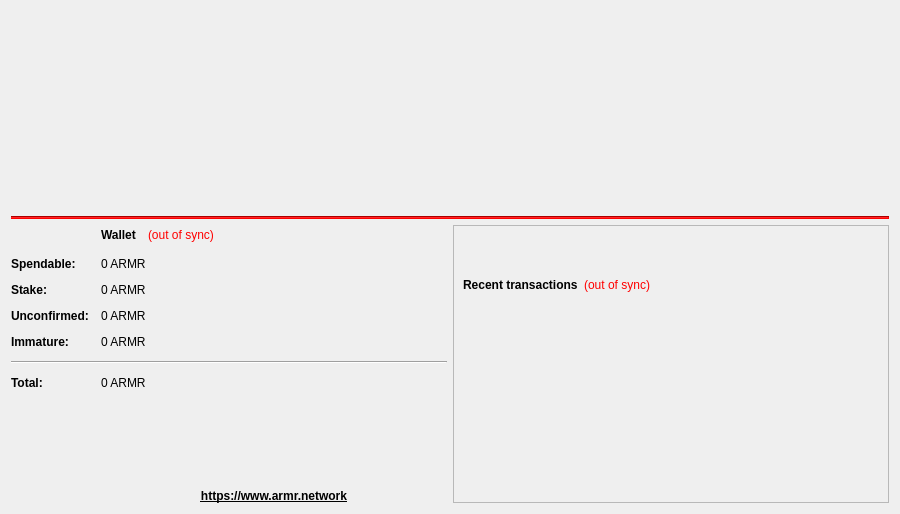
<?xml version="1.0" encoding="UTF-8"?>
<ui version="4.0">
 <class>OverviewPage</class>
 <widget class="QWidget" name="OverviewPage">
  <property name="geometry">
   <rect>
    <x>0</x>
    <y>0</y>
    <width>900</width>
    <height>514</height>
   </rect>
  </property>
  <property name="minimumSize">
   <size>
    <width>900</width>
    <height>514</height>
   </size>
  </property>
  <property name="windowTitle">
   <string>Form</string>
  </property>
  <property name="styleSheet">
   <string notr="true"/>
  </property>
  <layout class="QVBoxLayout" name="verticalLayout_6" stretch="0,0,0">
   <item>
    <layout class="QVBoxLayout" name="verticalLayout_3">
     <item>
      <widget class="QLabel" name="wallet_logo_lbl">
       <property name="frameShape">
        <enum>QFrame::NoFrame</enum>
       </property>
       <property name="lineWidth">
        <number>1</number>
       </property>
       <property name="text">
        <string/>
       </property>
       <property name="scaledContents">
        <bool>false</bool>
       </property>
       <property name="alignment">
        <set>Qt::AlignCenter</set>
       </property>
       <property name="indent">
        <number>0</number>
       </property>
      </widget>
     </item>
     <item>
      <spacer name="verticalSpacer_5">
       <property name="orientation">
        <enum>Qt::Vertical</enum>
       </property>
       <property name="sizeHint" stdset="0">
        <size>
         <width>20</width>
         <height>40</height>
        </size>
       </property>
      </spacer>
     </item>
     <item>
      <layout class="QGridLayout" name="gridLayout_2">
       <item row="2" column="2">
        <widget class="QLabel" name="label_7">
         <property name="text">
          <string/>
         </property>
        </widget>
       </item>
       <item row="2" column="1">
        <widget class="QLabel" name="label_8">
         <property name="text">
          <string/>
         </property>
        </widget>
       </item>
       <item row="2" column="0">
        <widget class="QLabel" name="label_9">
         <property name="text">
          <string/>
         </property>
        </widget>
       </item>
       <item row="1" column="0">
        <widget class="QLabel" name="label_10">
         <property name="text">
          <string/>
         </property>
        </widget>
       </item>
       <item row="3" column="0">
        <widget class="QLabel" name="label_12">
         <property name="text">
          <string/>
         </property>
        </widget>
       </item>
       <item row="0" column="0">
        <widget class="QLabel" name="label_11">
         <property name="text">
          <string/>
         </property>
        </widget>
       </item>
       <item row="0" column="3">
        <widget class="QLabel" name="label_13">
         <property name="text">
          <string/>
         </property>
        </widget>
       </item>
      </layout>
     </item>
    </layout>
   </item>
   <item>
    <widget class="Line" name="line_2">
     <property name="minimumSize">
      <size>
       <width>0</width>
       <height>0</height>
      </size>
     </property>
     <property name="styleSheet">
      <string notr="true">background-color: rgb(255, 0, 0);</string>
     </property>
     <property name="orientation">
      <enum>Qt::Horizontal</enum>
     </property>
    </widget>
   </item>
   <item>
    <layout class="QHBoxLayout" name="horizontalLayout">
     <item>
      <layout class="QGridLayout" name="gridLayout">
       <property name="spacing">
        <number>12</number>
       </property>
       <item row="8" column="1">
        <spacer name="verticalSpacer_2">
         <property name="orientation">
          <enum>Qt::Vertical</enum>
         </property>
         <property name="sizeHint" stdset="0">
          <size>
           <width>20</width>
           <height>40</height>
          </size>
         </property>
        </spacer>
       </item>
       <item row="2" column="0">
        <widget class="QLabel" name="label">
         <property name="font">
          <font>
           <weight>75</weight>
           <bold>true</bold>
          </font>
         </property>
         <property name="text">
          <string>Spendable:</string>
         </property>
        </widget>
       </item>
       <item row="2" column="1">
        <widget class="QLabel" name="labelBalance">
         <property name="font">
          <font>
           <weight>50</weight>
           <bold>false</bold>
          </font>
         </property>
         <property name="cursor">
          <cursorShape>IBeamCursor</cursorShape>
         </property>
         <property name="toolTip">
          <string>Your current spendable balance</string>
         </property>
         <property name="text">
          <string notr="true">0 ARMR</string>
         </property>
         <property name="textInteractionFlags">
          <set>Qt::LinksAccessibleByMouse|Qt::TextSelectableByKeyboard|Qt::TextSelectableByMouse</set>
         </property>
        </widget>
       </item>
       <item row="3" column="0">
        <widget class="QLabel" name="label_6">
         <property name="font">
          <font>
           <weight>75</weight>
           <bold>true</bold>
          </font>
         </property>
         <property name="text">
          <string>Stake:</string>
         </property>
        </widget>
       </item>
       <item row="3" column="1">
        <widget class="QLabel" name="labelStake">
         <property name="font">
          <font>
           <weight>50</weight>
           <bold>false</bold>
          </font>
         </property>
         <property name="cursor">
          <cursorShape>IBeamCursor</cursorShape>
         </property>
         <property name="toolTip">
          <string>Total of coins that was staked, and do not yet count toward the current balance</string>
         </property>
         <property name="text">
          <string notr="true">0 ARMR</string>
         </property>
         <property name="textInteractionFlags">
          <set>Qt::LinksAccessibleByMouse|Qt::TextSelectableByKeyboard|Qt::TextSelectableByMouse</set>
         </property>
        </widget>
       </item>
       <item row="4" column="0">
        <widget class="QLabel" name="label_3">
         <property name="font">
          <font>
           <weight>75</weight>
           <bold>true</bold>
          </font>
         </property>
         <property name="text">
          <string>Unconfirmed:</string>
         </property>
        </widget>
       </item>
       <item row="4" column="1">
        <widget class="QLabel" name="labelUnconfirmed">
         <property name="font">
          <font>
           <weight>50</weight>
           <bold>false</bold>
          </font>
         </property>
         <property name="cursor">
          <cursorShape>IBeamCursor</cursorShape>
         </property>
         <property name="toolTip">
          <string>Total of transactions that have yet to be confirmed, and do not yet count toward the current balance</string>
         </property>
         <property name="text">
          <string notr="true">0 ARMR</string>
         </property>
         <property name="textInteractionFlags">
          <set>Qt::LinksAccessibleByMouse|Qt::TextSelectableByKeyboard|Qt::TextSelectableByMouse</set>
         </property>
        </widget>
       </item>
       <item row="5" column="0">
        <widget class="QLabel" name="labelImmatureText">
         <property name="font">
          <font>
           <weight>75</weight>
           <bold>true</bold>
          </font>
         </property>
         <property name="text">
          <string>Immature:</string>
         </property>
        </widget>
       </item>
       <item row="5" column="1">
        <widget class="QLabel" name="labelImmature">
         <property name="font">
          <font>
           <weight>50</weight>
           <bold>false</bold>
          </font>
         </property>
         <property name="toolTip">
          <string>Staked balance that has not yet matured</string>
         </property>
         <property name="text">
          <string notr="true">0 ARMR</string>
         </property>
         <property name="textInteractionFlags">
          <set>Qt::LinksAccessibleByMouse|Qt::TextSelectableByKeyboard|Qt::TextSelectableByMouse</set>
         </property>
        </widget>
       </item>
       <item row="6" column="0" colspan="2">
        <widget class="Line" name="line">
         <property name="orientation">
          <enum>Qt::Horizontal</enum>
         </property>
        </widget>
       </item>
       <item row="7" column="0">
        <widget class="QLabel" name="labelTotalText">
         <property name="font">
          <font>
           <weight>75</weight>
           <bold>true</bold>
          </font>
         </property>
         <property name="text">
          <string>Total:</string>
         </property>
        </widget>
       </item>
       <item row="7" column="1">
        <widget class="QLabel" name="labelTotal">
         <property name="font">
          <font>
           <weight>50</weight>
           <bold>false</bold>
          </font>
         </property>
         <property name="cursor">
          <cursorShape>IBeamCursor</cursorShape>
         </property>
         <property name="toolTip">
          <string>Your current total balance</string>
         </property>
         <property name="text">
          <string notr="true">0 ARMR</string>
         </property>
         <property name="textInteractionFlags">
          <set>Qt::LinksAccessibleByMouse|Qt::TextSelectableByKeyboard|Qt::TextSelectableByMouse</set>
         </property>
        </widget>
       </item>
       <item row="9" column="1">
        <widget class="QLabel" name="label_2">
         <property name="text">
          <string>&lt;html&gt;&lt;head/&gt;&lt;body&gt;&lt;p&gt;&lt;a href=&quot;https://www.armr.network&quot;&gt;&lt;span style=&quot; font-weight:600; text-decoration: underline; color:#000000;&quot;&gt;https://www.armr.network&lt;/span&gt;&lt;/a&gt;&lt;/p&gt;&lt;/body&gt;&lt;/html&gt;</string>
         </property>
         <property name="alignment">
          <set>Qt::AlignCenter</set>
         </property>
         <property name="openExternalLinks">
          <bool>true</bool>
         </property>
        </widget>
       </item>
       <item row="1" column="1">
        <layout class="QHBoxLayout" name="horizontalLayout_4">
         <item>
          <widget class="QLabel" name="label_5">
           <property name="font">
            <font>
             <weight>75</weight>
             <bold>true</bold>
            </font>
           </property>
           <property name="text">
            <string>Wallet</string>
           </property>
          </widget>
         </item>
         <item>
          <widget class="QLabel" name="labelWalletStatus">
           <property name="toolTip">
            <string>&lt;html&gt;&lt;head/&gt;&lt;body&gt;&lt;p&gt;The displayed information may be out of date. Your wallet automatically synchronizes with the Armr network after a connection is established, but this process has not completed yet.&lt;/p&gt;&lt;/body&gt;&lt;/html&gt;</string>
           </property>
           <property name="styleSheet">
            <string notr="true">QLabel { color: red; }</string>
           </property>
           <property name="text">
            <string notr="true">(out of sync)</string>
           </property>
           <property name="alignment">
            <set>Qt::AlignLeading|Qt::AlignLeft|Qt::AlignVCenter</set>
           </property>
          </widget>
         </item>
         <item>
          <spacer name="horizontalSpacer_2">
           <property name="orientation">
            <enum>Qt::Horizontal</enum>
           </property>
           <property name="sizeHint" stdset="0">
            <size>
             <width>40</width>
             <height>20</height>
            </size>
           </property>
          </spacer>
         </item>
        </layout>
       </item>
      </layout>
     </item>
     <item alignment="Qt::AlignVCenter">
      <widget class="QFrame" name="frame_2">
       <property name="frameShape">
        <enum>QFrame::StyledPanel</enum>
       </property>
       <property name="frameShadow">
        <enum>QFrame::Raised</enum>
       </property>
       <layout class="QVBoxLayout" name="verticalLayout">
        <item>
         <spacer name="verticalSpacer_3">
          <property name="orientation">
           <enum>Qt::Vertical</enum>
          </property>
          <property name="sizeHint" stdset="0">
           <size>
            <width>20</width>
            <height>40</height>
           </size>
          </property>
         </spacer>
        </item>
        <item>
         <layout class="QHBoxLayout" name="horizontalLayout_2">
          <item>
           <widget class="QLabel" name="label_4">
            <property name="font">
             <font>
              <weight>75</weight>
              <bold>true</bold>
             </font>
            </property>
            <property name="text">
             <string>Recent transactions</string>
            </property>
           </widget>
          </item>
          <item>
           <widget class="QLabel" name="labelTransactionsStatus">
            <property name="toolTip">
             <string>&lt;html&gt;&lt;head/&gt;&lt;body&gt;&lt;p&gt;The displayed information may be out of date. Your wallet automatically synchronizes with the Armr network after a connection is established, but this process has not completed yet.&lt;/p&gt;&lt;/body&gt;&lt;/html&gt;</string>
            </property>
            <property name="styleSheet">
             <string notr="true">QLabel { color: red; }</string>
            </property>
            <property name="text">
             <string notr="true">(out of sync)</string>
            </property>
            <property name="alignment">
             <set>Qt::AlignRight|Qt::AlignTrailing|Qt::AlignVCenter</set>
            </property>
           </widget>
          </item>
          <item>
           <spacer name="horizontalSpacer">
            <property name="orientation">
             <enum>Qt::Horizontal</enum>
            </property>
            <property name="sizeHint" stdset="0">
             <size>
              <width>40</width>
              <height>20</height>
             </size>
            </property>
           </spacer>
          </item>
         </layout>
        </item>
        <item>
         <widget class="QListView" name="listTransactions">
          <property name="styleSheet">
           <string notr="true">QListView { background: transparent; }
color: rgb(255, 255, 255);
QToolTip { color: black; }</string>
          </property>
          <property name="frameShape">
           <enum>QFrame::NoFrame</enum>
          </property>
          <property name="verticalScrollBarPolicy">
           <enum>Qt::ScrollBarAlwaysOff</enum>
          </property>
          <property name="horizontalScrollBarPolicy">
           <enum>Qt::ScrollBarAlwaysOff</enum>
          </property>
          <property name="selectionMode">
           <enum>QAbstractItemView::NoSelection</enum>
          </property>
         </widget>
        </item>
       </layout>
      </widget>
     </item>
    </layout>
   </item>
  </layout>
 </widget>
 <resources/>
 <connections/>
</ui>
